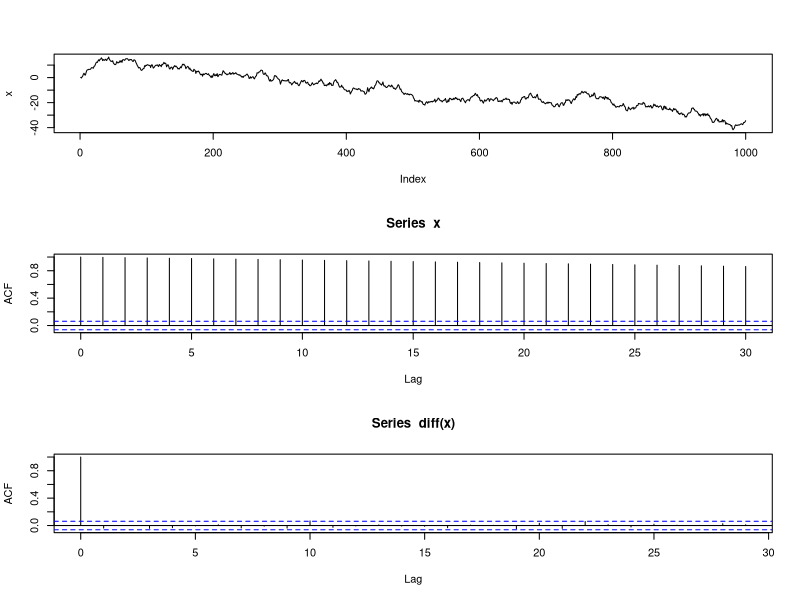

This figure's R source:
# set.seed(1)

# # autocorrelation function with 1000 samples -------
# acf(rnorm(1000))

# # estimate the variance White Noise -------
# print(var(rnorm(1000, mean=0, sd=1)))

# autocorrelation of a random walk -------
set.seed(4)
x <- w <- rnorm(1000)
for (t in 2:1000) {
   x[t] <- x[t-1] + w[t]
}
layout(1:3)
plot(x, type='l')
acf(x)
# for difference (đạo hàm) -------
acf(diff(x))

# # ------- read csv data -------
# tsla_dat <- read.csv('data/tsla.csv')
# print(tsla_dat)
# acf(diff(tsla_dat$Price), na.action=na.omit)
